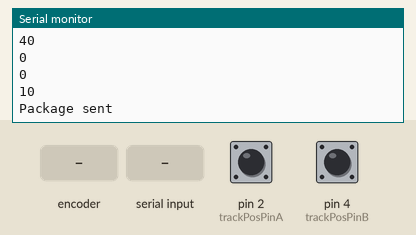
Simulated run of this sketch. Board: Arduino Uno, built with avr-gcc and run on an emulated ATmega328P. Parts: the last lines printed to the serial monitor. Inputs (shaded band) come from the test bench; at power-on: pin 2 (trackPosPinA) HIGH, pin 4 (trackPosPinB) HIGH. Random numbers use the default seed unless the sketch sets one.

Above: at 2.6 s.
2.7 s: rotary encoder on pin 2 (trackPosPinA) / pin 4 (trackPosPinB) turned 1 step (first pin leading)
At 4.1 s:
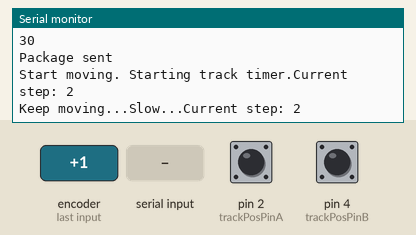
4.4 s: "0\n" received over Serial
5.9 s: "1\n" received over Serial
7.4 s: "2\n" received over Serial
At 7.7 s:
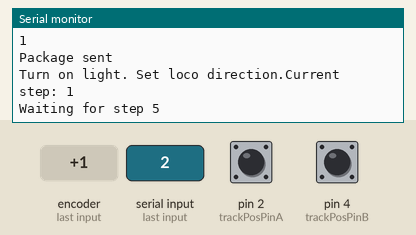
8.9 s: "2\n" received over Serial
11.4 s: rotary encoder on pin 2 (trackPosPinA) / pin 4 (trackPosPinB) turned 1 step (first pin leading)
At 13.4 s:
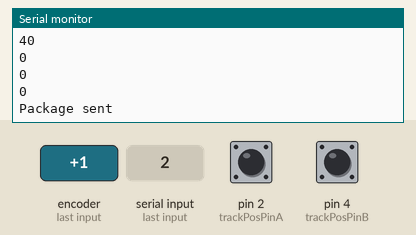
Timing chart, 0 to 14.1 s (numbered marks = the images above; inputs shaded):
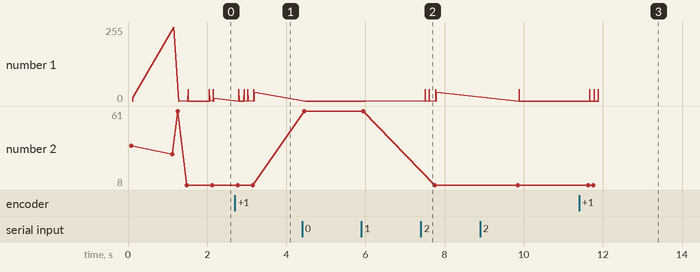

The sketch:

main.ino
```cpp
#include <CAN.h>
#include "main.h"
#include "LocoStore.h"
#include "FrameCommander.h"

// Settings
uint32_t canUID = 0x4711EEF0;  // CAN UID of arduino to use (copy of real cs2 start 0x47 with serial at the end)
uint16_t pkgNum = 0b1;         // Counter for package num
bool debugMode = true;
bool oldStyle = true;

// Data
bool initSuccess;
unsigned long loopTime;
int trackStatus = 0;
uint8_t broadcastAdr[4] = { 0x00, 0x00, 0x00, 0x00 };

Command cmd;
Device devices[1];
LocoStore locoStore;
Loco locos[1];

void setup() {
  Serial.begin(9600);

  CAN.setClockFrequency(8E6);

  debug("Can INIT...");

  // Start can with märklin 250k speed
  while (!CAN.begin(250E3)) {
    debug("Failed to init CAN! Retry...");
    delay(500);
  }

  debug("SUCCESS! Init at 250k");

  // Init Märklin digital box
  initSuccess = initMBox();

  if (initSuccess) {
    loadLocos();  // Load all locos from store
    // Initial track handling
    performTrackInit();
  } else {
    // Stop track
    trackStatus = TRACK_STATUS_STOP;
  }

  loopTime = millis();
}

void loop() {
  //trackStatus = TRACK_STATUS_STOP;

  // Process input from serial
  if (Serial.available()) {
    processSerialInput();
  }

  // Check for incoming pkg
  int packetSize = CAN.parsePacket();
  long pkgID = CAN.packetId();

  if (packetSize || pkgID > 0) {
    onReceive(packetSize);
  }

  // Default actions for rail track
  performTrackLoopAction();

  // Command timeout update
  unsigned long diff = (millis() - loopTime);
  loopTime = millis();

  if (cmd.waitForResponse > 0) {
    if (cmd.waitForResponse - diff < 0) {
      cmd.waitForResponse = 0;
      debug("Pkg timeout...");
      dumpFrame(cmd.tx);
    } else {
      cmd.waitForResponse -= diff;
    }
  }
}

/*
 * Rail fun here
 * Keep in mind to use internal time for delays to avoid pausing can
 */
// Track data
int trackPosPinA = 2;  // Station invisible
int trackPosPinB = 4;  // Station village

int step = 0;
Loco trackLoco = locos[0];
unsigned long trackTimer;
unsigned long trackTimeout;
int avgTrackTime = 0;

// Track detection
int trackPosLockA;
int trackPosLockB;
int trackPosLockATimeout = TRACK_SENSOR_DEFAULT_TIMEOUT;
int trackPosLockBTimeout = TRACK_SENSOR_DEFAULT_TIMEOUT;

// Track infos
String trackMsg;

void performTrackInit() {
  // Set detection pins
  pinMode(trackPosPinA, INPUT_PULLUP);
  pinMode(trackPosPinB, INPUT_PULLUP);

  delay(100);

  // Read inital pos
  trackPosLockA = digitalRead(trackPosPinA);
  trackPosLockB = digitalRead(trackPosPinB);
  debug("Track pos A: " + (String)trackPosLockA);
  debug("Track pos B: " + (String)trackPosLockB);

  // Check loco at step 0 pos
  // At default it will stop at village pos and go back to A by loco search
  if (trackPosLockA) {
    trackStatus = TRACK_STATUS_LOCO_SEARCH;
  }

  // Power rail
  runCommand(COMMAND_SYSTEM_GO);

  delay(200);

  // Sending loco stop
  uint8_t locoData[2];
  locoData[0] = 0x00;
  locoData[1] = 0x00;
  runLocoCommand(COMMAND_LOCO_SPEED, trackLoco, locoData, 2);
}

void performTrackLoopAction() {
  // Update sensor pos infos
  updateTrackInfos();

  String msg = "";

  // Skip if pending command
  if (cmd.waitForResponse > 0) {
    return;
  }

  if (trackStatus > 0) {
    switch (trackStatus) {
      case TRACK_STATUS_STOP:
        // ESTOP
        return;

      case TRACK_STATUS_SHUTDOWN:
        // Shutown in progress
        if (shutdownTrack()) {
          return;
        }
        break;

      case TRACK_STATUS_LOCO_SEARCH:
        // Search loco
        locoSearch();
        return;
    }
  }

  uint8_t locoData[4];

  switch (step) {
    case 0:
      msg = "Turn on light.";
      locoData[0] = 0x00;
      locoData[1] = 0x01;
      runLocoCommand(COMMAND_LOCO_FUNC, trackLoco, locoData, 2);

      msg += " Set loco direction.";
      locoData[0] = LOCO_DIR_F;

      if (runLocoCommand(COMMAND_LOCO_DIR, trackLoco, locoData, 1)) {
        step++;
      }
      break;

    case 1:
      msg = "Start moving.";
      locoData[0] = 0x00;
      locoData[1] = 0x30;

      if (runLocoCommand(COMMAND_LOCO_SPEED, trackLoco, locoData, 2)) {
        msg += " Starting track timer.";
        trackTimer = millis();
        step++;
      }
      break;

    case 2:
      if ((millis() - trackTimer) < 2000) {
        msg += "Keep moving...Slow...";
        break;
      }

      msg += "Speed up to final speed. ";
      locoData[0] = 0x00;
      locoData[1] = 0xFF;

      if (runLocoCommand(COMMAND_LOCO_SPEED, trackLoco, locoData, 2)) {
        step++;
      }
      break;

    case 3:
      if (!trackPosLockB) {
        // Instant stop step if reached village
        step++;
        break;
      }

      if ((millis() - trackTimer) > 12000) {
        // Reached time
        locoData[0] = 0x00;
        locoData[1] = 0x50;
        runLocoCommand(COMMAND_LOCO_SPEED, trackLoco, locoData, 2);
        step++;
      }
      break;

    case 4:
      if (!trackPosLockB) {
        // Stop at village
        locoData[0] = 0x00;
        locoData[1] = 0x00;
        runLocoCommand(COMMAND_LOCO_SPEED, trackLoco, locoData, 2);
        step++;
        trackTimeout = (millis() + random(5000, 10000));
      }
      break;

    case 5:
      // Wait at pos
      if (millis() < trackTimeout) {
        msg += "Waiting at pos B...";
        break;
      }

      msg += "Switch direction backwards ";
      locoData[0] = LOCO_DIR_R;

      if (runLocoCommand(COMMAND_LOCO_DIR, trackLoco, locoData, 1)) {
        step++;
      }
      break;

    case 6:
      msg += "Start moving. ";
      locoData[0] = 0x00;
      locoData[1] = 0x30;

      if (runLocoCommand(COMMAND_LOCO_SPEED, trackLoco, locoData, 2)) {
        // Set new timeout to speed up
        trackTimeout = (millis() + 2000);
        step++;
      }
      break;

    case 7:
      if (millis() < trackTimeout) {
        msg += "Keep moving...Slow...";
        break;
      }

      msg += "Speed up to final speed. ";

      locoData[0] = 0x00;
      locoData[1] = 0xFF;

      if (runLocoCommand(COMMAND_LOCO_SPEED, trackLoco, locoData, 2)) {
        // Add timeout for fast move
        trackTimeout = (millis() + 10000);
        step++;
      }
      break;

    case 8:
      if (!trackPosLockA) {
        // Reached pos, skip slowdown
        step++;
        break;
      }

      if (millis() < trackTimeout) {
        msg += "Keep moving fast...";
        break;
      }

      msg += "Slowdown...";

      locoData[0] = 0x00;
      locoData[1] = 0x50;

      if (runLocoCommand(COMMAND_LOCO_SPEED, trackLoco, locoData, 2)) {
        step++;
      }
      break;

    case 9:
      if (!trackPosLockA) {
        msg += "Move finished... Stop. ";
        locoData[0] = 0x00;
        locoData[1] = 0x00;

        if (runLocoCommand(COMMAND_LOCO_SPEED, trackLoco, locoData, 2)) {
          msg += "Track loop finished. Waiting...";
          trackTimeout = (millis() + random(4000, 12000));
          step++;
        }
      }
      break;

    case 10:
      if (millis() < trackTimeout) {
        msg += "Keep waiting...";
        break;
      }

      step = 0;
      break;
  }

  msg += "Current step: " + (String)step;

  // Check and update/display msg
  if (trackMsg != msg) {
    debug(msg);
    trackMsg = msg;
  }
}

void locoSearch() {
  uint8_t locoData[2];

  switch (step) {
    case 0:
      // Set loco dir backwards
      locoData[0] = LOCO_DIR_R;
      runLocoCommand(COMMAND_LOCO_DIR, trackLoco, locoData, 1);
      step++;
      break;

    case 1:
      // Start moving slow
      locoData[0] = 0x00;
      locoData[1] = 0x10;
      runLocoCommand(COMMAND_LOCO_SPEED, trackLoco, locoData, 2);
      step++;
      break;

    case 2:
      // Wait and check for pos info
      if (!trackPosLockB) {
        // Found at village pos, keep gooing backwards
        break;
      }

      if (!trackPosLockA) {
        // Found stop
        locoData[0] = 0x00;
        locoData[1] = 0x00;
        runLocoCommand(COMMAND_LOCO_SPEED, trackLoco, locoData, 2);

        step = 0;
        trackStatus = TRACK_STATUS_OK;
        break;
      }
  }
}

bool shutdownTrack() {
  // Do graceful shutdown at step 0
  if (step == 5) {
    // Stop loco
    uint8_t locoData[2];
    locoData[0] = 0x00;
    locoData[1] = 0x00;
    runLocoCommand(COMMAND_LOCO_SPEED, trackLoco, locoData, 2);

    // Turn off light
    runLocoCommand(COMMAND_LOCO_FUNC, trackLoco, locoData, 2);

    // Shutdown finished
    trackStatus = TRACK_STATUS_STOP;
    return true;
  }

  debug("Waiting for step 5");
  return false;
}

void updateTrackInfos() {
  // Use loop timer, will be updatet by loop func
  int diff = (millis() - loopTime);

  if (trackPosLockATimeout) {
    if (trackPosLockATimeout - diff < 0) {
      trackPosLockATimeout = 0;
    } else {
      trackPosLockATimeout -= diff;
    }
  }

  if (trackPosLockBTimeout) {
    if (trackPosLockBTimeout - diff < 0) {
      trackPosLockBTimeout = 0;
    } else {
      trackPosLockBTimeout -= diff;
    }
  }

  if (trackPosLockA != digitalRead(trackPosPinA) && (!trackPosLockATimeout || !digitalRead(trackPosPinA))) {
    trackPosLockA = digitalRead(trackPosPinA);
    trackPosLockATimeout = TRACK_SENSOR_DEFAULT_TIMEOUT;
    debug("Updating sensor A pos to: " + (String)trackPosLockA);
  }

  if (trackPosLockB != digitalRead(trackPosPinB) && (!trackPosLockBTimeout || !digitalRead(trackPosPinB))) {
    trackPosLockB = digitalRead(trackPosPinB);
    trackPosLockBTimeout = TRACK_SENSOR_DEFAULT_TIMEOUT;
    debug("Updating sensor B pos to: " + (String)trackPosLockB);
  }
}
/*
 * END
 */

bool initMBox() {
  // Init is called at arduino startup, if box is responding, send stop just in case arduino crashed before
  // Send bootloader start cmd
  // Use CANFrame without command because theres no response for this
  CANFrame frame = FrameCommander::buildFrame(COMMAND_BOOTLOADER_CAN);

  if (frame.buildFB) {
    frame = canSend(frame);

    if (frame.sendFB) {
      // Wait
      delay(1000);

      return runCommand(COMMAND_PING);
    }
  }

  return false;
}

void loadLocos() {
  int cntAvailable = locoStore.getCount();

  for (int i = 0; i < cntAvailable; i++) {
    locos[i] = locoStore.load(i + 1);  // Store starts at 1
  }
}

Loco MFXBind(CANFrame Frame) {
  Command cmd;
  cmd.waitForResponse = DEFAULT_TIMEOUT;

  // Create tx frame, its a bit special with dyn data
  cmd.tx.prio = PRIO_SYSTEM;
  cmd.tx.command = CMD_MFX_BIND;
  cmd.tx.status = STATUS_REQUEST;
  cmd.tx.len = 6;
  cmd.tx.buildFB = 1;

  // Add address from discovery
  Loco loco;

  for (int i = 0; i < 4; i++) {
    cmd.tx.data[i] = Frame.data[i];
    loco.uid[i] = Frame.data[i];
  }

  // Add new local loco address
  loco.sid = locoStore.getNewAddress();
  cmd.tx.data[4] = 0x00;
  cmd.tx.data[5] = loco.sid;

  cmd.tx = canSend(cmd.tx);

  if (cmd.tx.sendFB) {
    debug("New loco bound");
    return loco;
  }

  // Return empty loco on fail
  loco.sid = 0x00;
  debug("Failed to bind loco!");

  return loco;
}

bool runCommand(int command) {
  cmd.intCmd = command;
  cmd.tx = FrameCommander::buildFrame(command);
  cmd.waitForResponse = DEFAULT_TIMEOUT;  // Default true

  // Check build
  if (!cmd.tx.buildFB) {
    return false;
  }

  // Send command
  cmd.tx = canSend(cmd.tx);

  if (!cmd.tx.sendFB) {
    return false;
  }

  return true;
}

bool runLocoCommand(int locoCommand, Loco loco, uint8_t data[4], int additionalLen) {
  // Create base frame
  CANFrame Frame = FrameCommander::buildFrame(locoCommand);

  if (!Frame.buildFB) {
    debug("Failed to build Loco control Frame!");
    return false;
  }

  // Add loco address
  Frame.data[0] = 0x00;
  Frame.data[1] = 0x00;
  Frame.data[2] = 0x40;  // MFX address space
  Frame.data[3] = loco.sid;

  if (additionalLen) {
    for (int i = 0; i < additionalLen; i++) {
      Frame.data[(4 + i)] = data[i];
    }
  }

  Frame.len = (4 + additionalLen);

  // Create command and wait for fb
  Command cmd;
  cmd.waitForResponse = DEFAULT_TIMEOUT;
  cmd.intCmd = locoCommand;
  cmd.tx = canSend(Frame);

  if (cmd.tx.sendFB) {
    return true;
  }

  // Skip waiting for response
  cmd.waitForResponse = 0;
  debug("Failed to execute Loco command!");

  return false;
}

CANFrame processRxFrame(CANFrame Frame) {
  Frame.sendFB = 0;  // Default false

  switch (Frame.command) {
    case CMD_PING:
      if (Frame.status == STATUS_REQUEST) {
        // Skip for now, we need to send our uid
        Frame.sendFB = 1;
        break;
      }

      if (Frame.len != 8) {
        break;
      }

      // Keep data address and type
      Device devices[0];

      for (int i = 0; i < 4; i++) {
        devices[0].id[i] = Frame.data[i];
      }

      devices[0].type[0] = Frame.data[6];
      devices[0].type[1] = Frame.data[7];

      Frame.sendFB = 1;
      break;

    case CMD_MFX_DISCOVERY:
      // Ignore requests
      if (Frame.status == STATUS_REQUEST) {
        Frame.sendFB = 1;  // Its success
        break;
      }

      // Failed discovery
      if (Frame.len == 0) {
        break;
      }

      // Debug part with ask byte
      if (Frame.len > 6) {
        break;
      }

      if (Frame.len == 5) {
        // Loco found, try to bind
        /*
        Loco loco = MFXBind(Frame);

        if (loco.sid > 0) {
          locos[0] = loco;  // Add to available locos
          Frame.sendFB = 1;
        }
        */
      }
      break;

    case CMD_MFX_BIND:
      // Ignore requests
      if (Frame.status == STATUS_REQUEST) {
        Frame.sendFB = 1;  // Its success
        break;
      }

      Frame.sendFB = 1;
      break;
  }

  // Check if response for pending request
  if (Frame.status == STATUS_RESPONSE && cmd.waitForResponse && Frame.command == cmd.tx.command) {
    cmd.waitForResponse = 0;
    cmd.rx = Frame;
  }

  return Frame;
}

CANFrame canSend(CANFrame frame) {
  // If a command waiting for response store frame and wait
  if (cmd.waitForResponse) {
  }

  debug("Sending request");

  uint32_t canID = 0;

  canID |= (uint32_t)frame.prio << 25;     // Prio 2+2Bits at the start
  canID |= (uint32_t)frame.command << 17;  // 8Bit command
  canID |= (uint32_t)frame.status << 16;   // 1Bit status 0 = request / 1 = answer

  // 00100000110001010100111100001
  // Prio|Command |R|Hash
  // 0010|00001100|0|1010100111100001
  // 4   |8       |1|16

  // Add hash of uid at the end
  canID |= addPkgNum(prepareUID());
  //canID |= random(0x10000) & 0xff7f | 0x0300;

  // Add ID to frame
  frame.id = canID;

  if (debugMode) {
    Serial.println(canID, BIN);
    Serial.println(canID, HEX);
  }

  if (CAN.beginExtendedPacket(frame.id, frame.len)) {
    debug("Package created");
  }

  if (frame.len > 0) {
    for (int i = 0; i < frame.len; i++) {
      CAN.write(frame.data[i]);

      if (debugMode) {
        Serial.println(frame.data[i], HEX);
      }
    }
  }

  frame.sendFB = CAN.endPacket();

  if (frame.sendFB) {
    debug("Package sent");
    //pkgNum++;
    //!TODO reset pkg num to avoid overflow later
  }

  return frame;
}

void onReceive(int packetSize) {
  // Parse msg
  if (!CAN.packetExtended()) {
    debug("Should be extended! Skipping;");
    return;
  }

  if (CAN.packetRtr()) {
    // Remote transmission request, packet contains no data
    debug("RTR Request! Skipping;");
    return;
  }

  CANFrame Frame;
  Frame.id = CAN.packetId();
  Frame.len = packetSize;

  if (debugMode) {
    Serial.print("Got packet with id 0x");
    Serial.print(Frame.id, HEX);

    Serial.print(" and length ");
    Serial.println(Frame.len);
  }

  // Read data parts
  int i = 0;

  while (CAN.available()) {
    Frame.data[i] = CAN.read();

    if (debugMode) {
      Serial.println(Frame.data[i], HEX);
    }

    i++;
  }

  // Frame filled, parse
  Frame = FrameCommander::parseFrame(Frame);

  if (Frame.buildFB) {
    // Process incoming frame
    Frame = processRxFrame(Frame);
  }
}

void processSerialInput() {
  int command = Serial.parseInt();
  uint8_t data[4];

  switch (command) {
    case 0:
      debug("Emergency STOP!");
      trackStatus = 1;
      runCommand(COMMAND_SYSTEM_STOP);
      break;

    case 1:
      debug("System GO");
      trackStatus = TRACK_STATUS_STOP;
      step = 0;
      runCommand(COMMAND_SYSTEM_GO);
      break;

    case 2:
      debug("Track shutdown");
      trackStatus = TRACK_STATUS_SHUTDOWN;
      break;
  }

  while (Serial.available()) {
    Serial.read();
  }
}

void debug(String text) {
  if (debugMode) {
    Serial.println(text);
  }
}

void dumpFrame(CANFrame Frame) {
  Serial.println(Frame.id, HEX);
  Serial.println(Frame.id, BIN);

  for (int i = 0; i < Frame.len; i++) {
    Serial.println(Frame.data[i], HEX);
  }
}

uint16_t prepareUID() {
  //UID: 0x4711EEF0
  //High Word: 0x4711
  //Low Word: 0xEEF0
  //Hash-Berechnung (XOR):
  //0x4711 XOR 0xEEF0 = 0xA9E1

  // Get 16bit High and Low
  uint16_t low = (uint16_t)(canUID & 0xFFFF);
  uint16_t high = (uint16_t)((canUID >> 16) & 0xFFFF);

  // XOR
  uint16_t canID = low ^ high;

  return canID;
}

uint16_t addPkgNum(uint16_t UID) {
  if (oldStyle) {
    UID = UID & 0xFF7F | 0x0300;
  } else {
    //Serial.println(UID, BIN);
    // Remove area for pkg num
    UID &= ~((uint16_t)0b111 << 7);
    //Serial.println(UID, BIN);
    // Set num
    UID |= (uint16_t)(pkgNum << 7);
    //Serial.println(UID, BIN);
  }

  return UID;
}
```

FrameCommander.h
```cpp
#pragma once
#include "main.h"

class FrameCommander {
  public:
    static CANFrame buildFrame(int command);
    static CANFrame parseFrame(CANFrame Frame);
};
```

LocoStore.h
```cpp
#pragma once
#include "main.h"

class LocoStore {
  public:
    // Load a loco from eeprom at given address
    Loco load(int eepromID);
    // Save a loco at given eeprom address
    bool save(Loco loco);
    // Returns loco count based on saved cnt at eeprom
    int getCount();

    uint8_t getNewAddress();
};
```

Source omitted: FrameCommander.cpp (3062 bytes), LocoStore.cpp (1420 bytes), main.h (1742 bytes)

Measured:
- after the input at 2.7 s, the serial monitor: prints a new line at once (image 1)
- after the input at 7.4 s, the serial monitor: prints a new line at once (image 2)
- after the input at 11.4 s, the serial monitor: prints a new line after 0.07 s (image 3)
- plotted number 1: 1 → 30 after the input at 7.4 s
- plotted number 2: 61 → 8 after the input at 7.4 s
